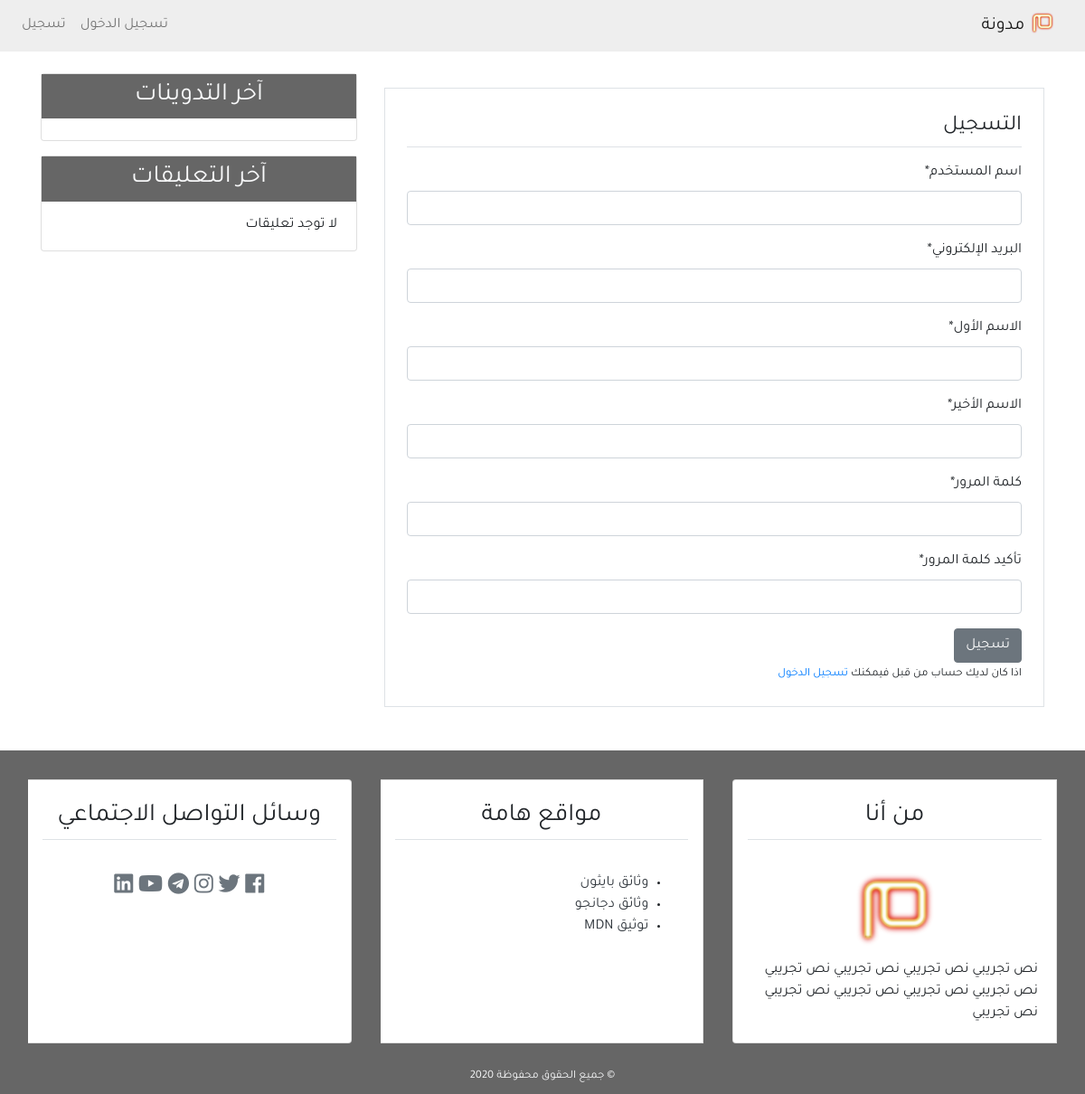
Page /register/ on the earlier database version.
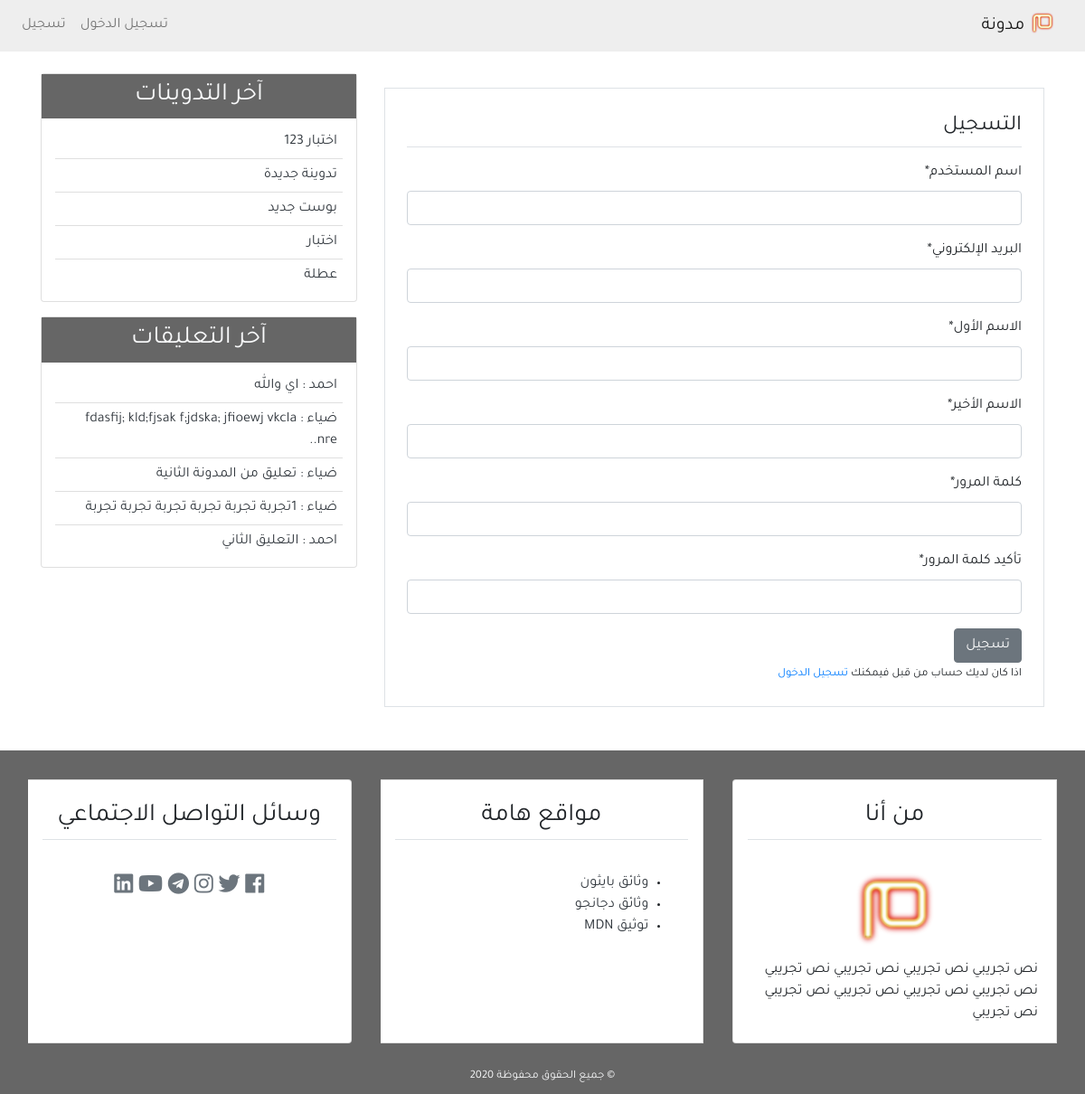
Same page on the later database version.
### blog/models.py (models this page shows, shortened)
class Post(models.Model):
    title = models.CharField(max_length=100)
    content = models.TextField()
    post_date = models.DateTimeField(default=timezone.now)
    post_update = models.DateTimeField(auto_now=True)
    author = models.ForeignKey(User , on_delete=models.CASCADE)
    class Meta:
        ordering = ('-post_date',)

class Comment(models.Model):
    name = models.CharField(max_length=50 , verbose_name="الاسم")
    email = models.EmailField(verbose_name="البريد الإلكتروني")
    body = models.TextField(verbose_name="التعليق")
    comment_date = models.DateTimeField(auto_now_add=True)
    active = models.BooleanField(default=False)
    post = models.ForeignKey(Post , on_delete=models.CASCADE , related_name='comments')
    class Meta:
        ordering = ('-comment_date',)

### user/views.py (the view)
# urls.py: path('register/' , views.register , name='register'),
def register(request):
    if request.method == 'POST':
        form = UserCreationForm(request.POST)
        if form.is_valid():
            new_user = form.save(commit=False)
            new_user.set_password(form.cleaned_data['password1'])
            new_user.save()
            messages.success(request , f'تهانينا {new_user} لقد تمت عملية التسجيل بنجاح')
            return redirect('login')
    else:
        form = UserCreationForm()
    return render(request , 'user/register.html' , {
        'title' : 'التسجيل',
        'form' : form,
    })

### user/forms.py (shortened to what this page needs)
class UserCreationForm(forms.ModelForm):
    username = forms.CharField(label='اسم المستخدم' , max_length=30)
    email = forms.EmailField(label='البريد الإلكتروني')
    first_name = forms.CharField(label='الاسم الأول')
    last_name = forms.CharField(label='الاسم الأخير')
    password1 = forms.CharField(label='كلمة المرور' , widget=forms.PasswordInput() , min_length=8)
    password2 = forms.CharField(label='تأكيد كلمة المرور' , widget=forms.PasswordInput() , min_length=8)
    class Meta:
        model = User
        fields = ('username' , 'email' ,'first_name' , 'last_name' , 'password1' , 'password2')

### blog/templatetags/post_tag.py (called while the page is built)
@register.inclusion_tag('blog/latest_post.html')
def latest_posts():
    context = {
        'l_posts' : Post.objects.all()[0:5]
    }
    return context

@register.inclusion_tag('blog/latest_comment.html')
def latest_comments():
    context = {
        'l_comments' : Comment.objects.filter(active=True)[:5]
    }
    return context

### user/templates/user/register.html (shortened to what this page needs)
{% extends 'blog/base.html' %}
{% block content %}
{% load crispy_forms_tags %}
<div class="border p-4 mb-5 mt-3">
    <legend class="border-bottom pb-1 mb-3">التسجيل</legend>
    <form method="POST">
        {{form|crispy}}
        <input class="btn btn-secondary" type="submit" value="تسجيل">
    </form>
    <div>
        <small>اذا كان لديك حساب من قبل فيمكنك <a href="{% url 'login' %}">تسجيل الدخول</a></small>
    </div>
</div>
{% endblock content %}

### blog/templates/blog/latest_post.html
<ul class="list-group-flush latest-post">
    {% for post in l_posts %}
    <li class="list-group-item latest-post-item">
        <a class="text-dark" href="{% url 'detail' post.id %}">{{post.title}}</a>
    </li>
    {% endfor %}
</ul>

### blog/templates/blog/latest_comment.html
<ul class="list-group-flush latest-comment">
    {% for comment in l_comments %}
    <li class="list-group-item latest-comment-item">
        <a class="text-dark" href="{% url 'detail' comment.post.id %}">
            {{comment.name}} :
            {% if comment.body|length > 45 %}
            {{comment.body|slice:'45'}}..
            {% else %}
            {{comment.body}}
            {% endif %}
        </a>
    </li>
    {% empty %}
     <li class="list-group-item latest-comment-item">لا توجد تعليقات</li>
    {% endfor %}
</ul>

Differences in the rows shown:
added Post: title "اختبار 123"
added Post: title "تدوينة جديدة"
added Post: title "بوست جديد"
added Post: title "اختبار"
added Post: title "عطلة"
added Comment: name "احمد", body "اي والله"
added Comment: name "ضياء", body "fdasfij; kld;fjsak f;jdska; jfioewj vkcla nre"
added Comment: name "ضياء", body "تعليق من المدونة الثانية"
added Comment: name "ضياء", body "1تجربة تجربة تجربة تجربة تجربة تجربة"
added Comment: name "احمد", body "التعليق الثاني"
Other differences:
text no longer shown: "لا توجد تعليقات"
